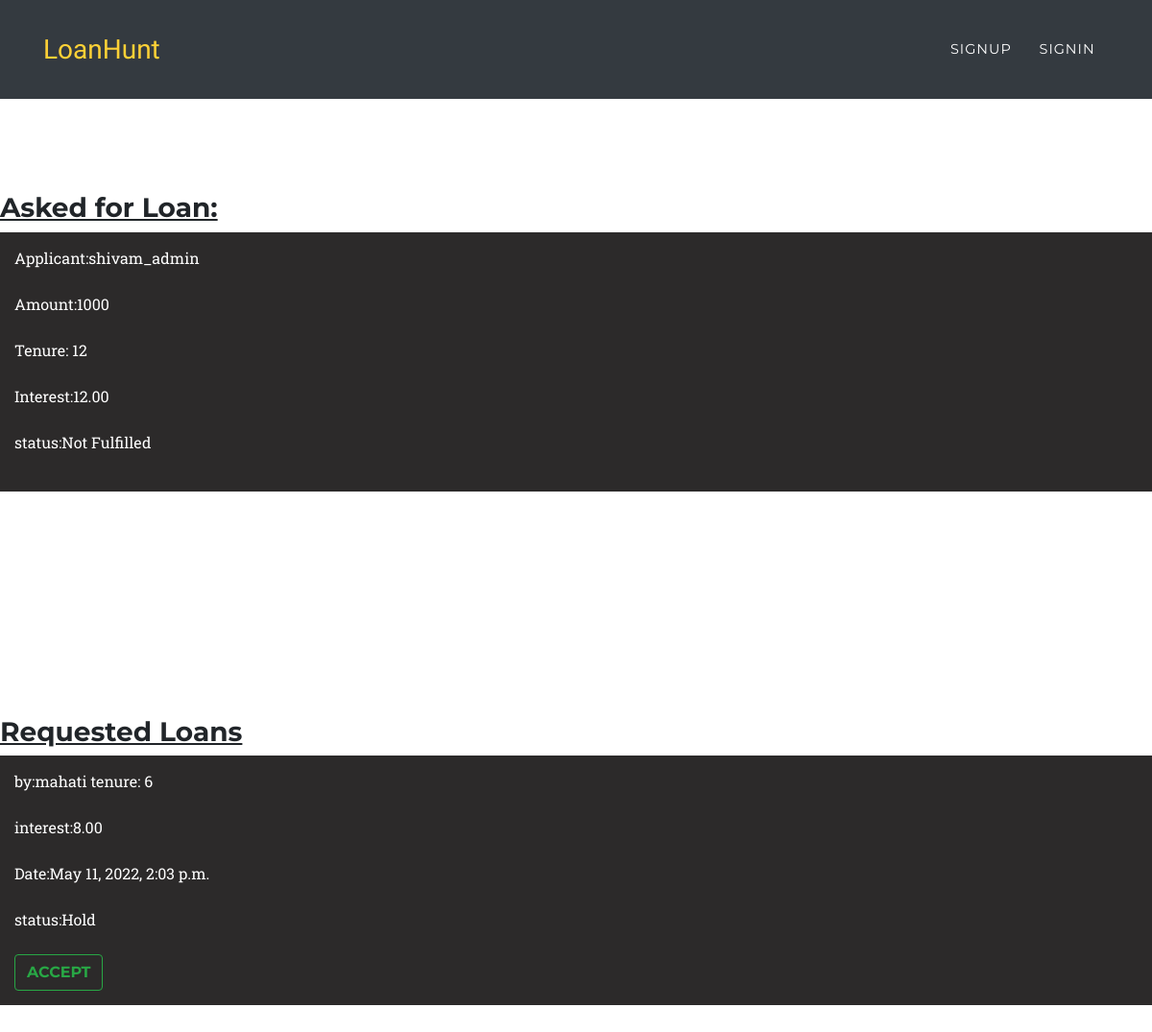
Screenshot of /req_loan/modify_request_view/17 with the database file from the repository.
### loans/models.py (models this page shows, shortened)
class loans(models.Model):
    applicant=models.ForeignKey(User,on_delete=models.CASCADE,null=True,blank=True)
    lender=models.ForeignKey(User,on_delete=models.CASCADE,null=True,blank=True,related_name='lender_user')
    applied_date=models.DateTimeField(default=datetime.now)
    accepted_date=models.DateTimeField(null=True,blank=True)
    status=models.BooleanField(default=False)
    amt=models.IntegerField()
    tenure=models.IntegerField()
    interest=models.DecimalField(decimal_places=2,max_digits=4)

### request_loan/models.py (models this page shows, shortened)
class request_loan(models.Model):
    loan_pk=models.IntegerField()
    request=models.ForeignKey(User,on_delete=models.CASCADE,null=True)
    asked_date=models.DateTimeField(default=datetime.now)
    accepted=models.BooleanField(default=False)
    tenure = models.IntegerField()
    interest = models.DecimalField(decimal_places=2, max_digits=4)

### request_loan/views.py (the view)
# urls.py: path('req_loan/modify_request_view/<int:pk>',req_loan_view.modify_request_view,name="modify_request_view"),
def modify_request_view(request,pk):
    loan=loans.objects.filter(pk=int(pk)).first()
    req=request_loan.objects.filter(loan_pk=int(pk))
    context={'loan':loan,'req':req}
    return render(request,'req_loan/modify_loan_view.html',context)

### template/req_loan/modify_loan_view.html (shortened to what this page needs)
{% extends 'index.html' %}
{% block content %}
<div class="loan_applied">
    <h3><u>Asked for Loan:</u></h3>
    <div class="item">
        Applicant:{{ loan.applicant }}<br><br>
        Amount:{{ loan.amt }}<br><br>
        Tenure: {{ loan.tenure }}<br><br>
        Interest:{{ loan.interest }}<br><br>
        {% if loan.status %}
        Status:Fulfilled
        <br>
        by:{{ loan.lender }}
        {% else %}
            status:Not Fulfilled<br><br>
        {% endif %}
    </div><br>
</div>
<div class="loan_applied">
    <h3><u>Requested Loans</u></h3>
    {% for i in req %}
    <div class="item">
        by:{{ i.request }}
        tenure: {{ i.tenure }}<br><br>
        interest:{{ i.interest }}<br><br>
        Date:{{ i.asked_date }}<br><br>
        {% if i.status %}
            status:Accepted
        {% else %}
            status:Hold<br><br>
            <a href="{% url 'accept_request' i.pk %}"><button type="submit" class="btn btn-outline-success">ACCEPT</button></a>
        {% endif %}
    </div><br>
    {% endfor %}
    {% endblock content %}

### static/assets/css/styles.css (style rules this page uses)
.loan_applied { display:"flex"; flex-direction:"column"; margin-top:200px; }
.item { padding:15px; background-color: rgb(44, 42, 42); color:white; margin-bottom: 10px; }

### rows the page displays
loans: applicant "shivam_admin", amt "1000", tenure "12", interest "12.00"
request_loan: request "mahati", tenure "6", interest "8.00", asked_date "May 11, 2022, 2:03 p.m."
